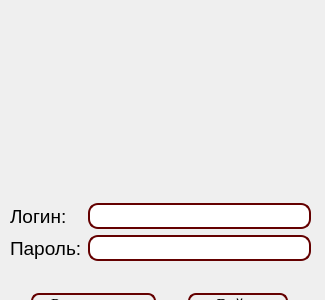
<?xml version="1.0" encoding="UTF-8"?>
<ui version="4.0">
 <class>Login</class>
 <widget class="QDialog" name="Login">
  <property name="windowModality">
   <enum>Qt::NonModal</enum>
  </property>
  <property name="geometry">
   <rect>
    <x>0</x>
    <y>0</y>
    <width>325</width>
    <height>300</height>
   </rect>
  </property>
  <property name="minimumSize">
   <size>
    <width>325</width>
    <height>300</height>
   </size>
  </property>
  <property name="maximumSize">
   <size>
    <width>325</width>
    <height>300</height>
   </size>
  </property>
  <property name="windowTitle">
   <string>[HES] Вход</string>
  </property>
  <widget class="QWidget" name="layoutWidget">
   <property name="geometry">
    <rect>
     <x>0</x>
     <y>0</y>
     <width>321</width>
     <height>326</height>
    </rect>
   </property>
   <layout class="QVBoxLayout" name="verticalLayout">
    <item alignment="Qt::AlignHCenter">
     <widget class="QLabel" name="label_3">
      <property name="minimumSize">
       <size>
        <width>192</width>
        <height>192</height>
       </size>
      </property>
      <property name="maximumSize">
       <size>
        <width>192</width>
        <height>192</height>
       </size>
      </property>
      <property name="text">
       <string/>
      </property>
      <property name="scaledContents">
       <bool>true</bool>
      </property>
      <property name="alignment">
       <set>Qt::AlignCenter</set>
      </property>
     </widget>
    </item>
    <item>
     <layout class="QFormLayout" name="formLayout">
      <property name="formAlignment">
       <set>Qt::AlignHCenter|Qt::AlignTop</set>
      </property>
      <property name="leftMargin">
       <number>10</number>
      </property>
      <property name="topMargin">
       <number>5</number>
      </property>
      <property name="rightMargin">
       <number>10</number>
      </property>
      <item row="0" column="0">
       <widget class="QLabel" name="label">
        <property name="font">
         <font>
          <pointsize>14</pointsize>
         </font>
        </property>
        <property name="text">
         <string>Логин:</string>
        </property>
       </widget>
      </item>
      <item row="0" column="1">
       <widget class="QLineEdit" name="lineEdit">
        <property name="font">
         <font>
          <family>Times New Roman</family>
          <pointsize>13</pointsize>
         </font>
        </property>
        <property name="toolTip">
         <string/>
        </property>
        <property name="styleSheet">
         <string notr="true">QLineEdit {
    border: 2px solid rgb(100,0,0);
    border-radius: 10px;
    padding: 0 8px;
}</string>
        </property>
        <property name="maxLength">
         <number>40</number>
        </property>
       </widget>
      </item>
      <item row="1" column="0">
       <widget class="QLabel" name="label_2">
        <property name="font">
         <font>
          <pointsize>14</pointsize>
         </font>
        </property>
        <property name="text">
         <string>Пароль:</string>
        </property>
       </widget>
      </item>
      <item row="1" column="1">
       <widget class="QLineEdit" name="lineEdit_2">
        <property name="font">
         <font>
          <family>Times New Roman</family>
          <pointsize>13</pointsize>
         </font>
        </property>
        <property name="styleSheet">
         <string notr="true">QLineEdit {
    border: 2px solid rgb(100,0,0);
    border-radius: 10px;
    padding: 0 8px;
}</string>
        </property>
        <property name="maxLength">
         <number>256</number>
        </property>
        <property name="echoMode">
         <enum>QLineEdit::Password</enum>
        </property>
       </widget>
      </item>
     </layout>
    </item>
    <item>
     <layout class="QHBoxLayout" name="horizontalLayout_4">
      <property name="leftMargin">
       <number>5</number>
      </property>
      <property name="topMargin">
       <number>5</number>
      </property>
      <property name="rightMargin">
       <number>5</number>
      </property>
      <property name="bottomMargin">
       <number>10</number>
      </property>
      <item>
       <widget class="QPushButton" name="pushButton_2">
        <property name="maximumSize">
         <size>
          <width>125</width>
          <height>16777215</height>
         </size>
        </property>
        <property name="font">
         <font>
          <family>Times New Roman</family>
          <pointsize>12</pointsize>
         </font>
        </property>
        <property name="styleSheet">
         <string notr="true">QPushButton {
    border: 2px solid rgb(100,0,0);
    border-radius: 8px;
    background-color: qlineargradient(x1: 0, y1: 0, x2: 1, y2: 0,
                                      stop: 0 #FFD700, stop: 1 rgb(100,255,100));
}

QPushButton:pressed {
    background-color: qlineargradient(x1: 0, y1: 0, x2: 1, y2: 0,
                                      stop: 0 rgb(100,255,100), stop: 1 #FFD700);
}</string>
        </property>
        <property name="text">
         <string>Регистрация</string>
        </property>
       </widget>
      </item>
      <item>
       <widget class="QPushButton" name="pushButton">
        <property name="maximumSize">
         <size>
          <width>100</width>
          <height>16777215</height>
         </size>
        </property>
        <property name="font">
         <font>
          <family>Times New Roman</family>
          <pointsize>12</pointsize>
         </font>
        </property>
        <property name="styleSheet">
         <string notr="true">QPushButton {
    border: 2px solid rgb(100,0,0);
    border-radius: 8px;
    background-color: qlineargradient(x1: 0, y1: 0, x2: 1, y2: 0,
                                      stop: 0 #FFD700, stop: 1 rgb(100,255,100));
}

QPushButton:pressed {
    background-color: qlineargradient(x1: 0, y1: 0, x2: 1, y2: 0,
                                      stop: 0 rgb(100,255,100), stop: 1 #FFD700);
}</string>
        </property>
        <property name="text">
         <string>Войти</string>
        </property>
        <property name="default">
         <bool>true</bool>
        </property>
       </widget>
      </item>
     </layout>
    </item>
   </layout>
  </widget>
 </widget>
 <resources/>
 <connections/>
</ui>
